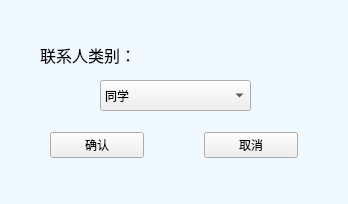
<?xml version="1.0" encoding="UTF-8"?>
<ui version="4.0">
 <class>addData</class>
 <widget class="QWidget" name="addData">
  <property name="geometry">
   <rect>
    <x>0</x>
    <y>0</y>
    <width>348</width>
    <height>204</height>
   </rect>
  </property>
  <property name="minimumSize">
   <size>
    <width>348</width>
    <height>204</height>
   </size>
  </property>
  <property name="maximumSize">
   <size>
    <width>348</width>
    <height>204</height>
   </size>
  </property>
  <property name="windowTitle">
   <string>请选择添加联系人类别</string>
  </property>
  <property name="styleSheet">
   <string notr="true">#addData { background:rgb(239, 249, 255); }</string>
  </property>
  <widget class="QLabel" name="label">
   <property name="geometry">
    <rect>
     <x>40</x>
     <y>30</y>
     <width>171</width>
     <height>51</height>
    </rect>
   </property>
   <property name="text">
    <string>&lt;html&gt;&lt;head/&gt;&lt;body&gt;&lt;p&gt;&lt;span style=&quot; font-size:12pt;&quot;&gt;联系人类别：&lt;/span&gt;&lt;/p&gt;&lt;/body&gt;&lt;/html&gt;</string>
   </property>
  </widget>
  <widget class="QComboBox" name="comboBox">
   <property name="geometry">
    <rect>
     <x>100</x>
     <y>80</y>
     <width>151</width>
     <height>31</height>
    </rect>
   </property>
   <item>
    <property name="text">
     <string>同学</string>
    </property>
   </item>
   <item>
    <property name="text">
     <string>同事</string>
    </property>
   </item>
   <item>
    <property name="text">
     <string>朋友</string>
    </property>
   </item>
   <item>
    <property name="text">
     <string>亲戚</string>
    </property>
   </item>
  </widget>
  <widget class="QWidget" name="layoutWidget">
   <property name="geometry">
    <rect>
     <x>50</x>
     <y>130</y>
     <width>248</width>
     <height>30</height>
    </rect>
   </property>
   <layout class="QHBoxLayout" name="horizontalLayout">
    <property name="spacing">
     <number>60</number>
    </property>
    <item>
     <widget class="QPushButton" name="confirmButton">
      <property name="text">
       <string>确认</string>
      </property>
     </widget>
    </item>
    <item>
     <widget class="QPushButton" name="cancelButton">
      <property name="text">
       <string>取消</string>
      </property>
     </widget>
    </item>
   </layout>
  </widget>
 </widget>
 <resources/>
 <connections/>
</ui>
